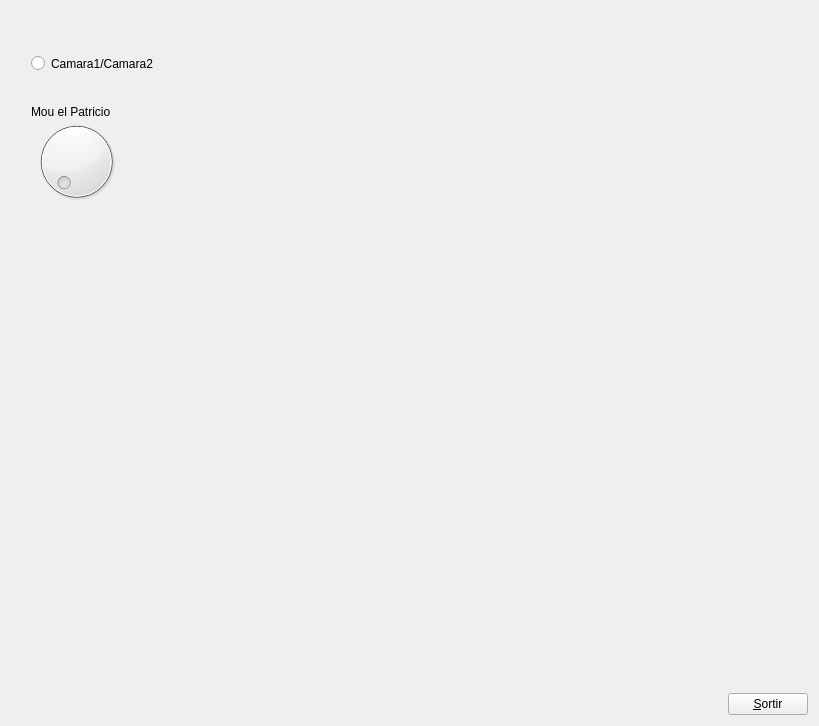
<?xml version="1.0" encoding="UTF-8"?>
<ui version="4.0">
 <class>MyForm</class>
 <widget class="QWidget" name="MyForm">
  <property name="geometry">
   <rect>
    <x>0</x>
    <y>0</y>
    <width>819</width>
    <height>726</height>
   </rect>
  </property>
  <property name="windowTitle">
   <string>IDI-Lab</string>
  </property>
  <layout class="QHBoxLayout" name="horizontalLayout">
   <item>
    <layout class="QHBoxLayout" name="horizontalLayout_3">
     <item>
      <widget class="MyGLWidget" name="widget" native="true">
       <property name="sizePolicy">
        <sizepolicy hsizetype="Expanding" vsizetype="Expanding">
         <horstretch>0</horstretch>
         <verstretch>0</verstretch>
        </sizepolicy>
       </property>
       <widget class="QRadioButton" name="radioButton">
        <property name="geometry">
         <rect>
          <x>20</x>
          <y>40</y>
          <width>191</width>
          <height>25</height>
         </rect>
        </property>
        <property name="font">
         <font>
          <weight>50</weight>
          <italic>false</italic>
          <bold>false</bold>
         </font>
        </property>
        <property name="text">
         <string>Camara1/Camara2</string>
        </property>
       </widget>
       <widget class="QLabel" name="label">
        <property name="geometry">
         <rect>
          <x>20</x>
          <y>90</y>
          <width>111</width>
          <height>21</height>
         </rect>
        </property>
        <property name="font">
         <font>
          <weight>50</weight>
          <bold>false</bold>
         </font>
        </property>
        <property name="text">
         <string>Mou el Patricio</string>
        </property>
       </widget>
       <widget class="QDial" name="dial">
        <property name="geometry">
         <rect>
          <x>20</x>
          <y>100</y>
          <width>91</width>
          <height>101</height>
         </rect>
        </property>
        <property name="autoFillBackground">
         <bool>false</bool>
        </property>
        <property name="maximum">
         <number>32</number>
        </property>
        <property name="orientation">
         <enum>Qt::Vertical</enum>
        </property>
       </widget>
      </widget>
     </item>
    </layout>
   </item>
   <item>
    <layout class="QVBoxLayout" name="verticalLayout_4">
     <item>
      <layout class="QVBoxLayout" name="verticalLayout">
       <item>
        <spacer name="verticalSpacer">
         <property name="orientation">
          <enum>Qt::Vertical</enum>
         </property>
         <property name="sizeHint" stdset="0">
          <size>
           <width>20</width>
           <height>40</height>
          </size>
         </property>
        </spacer>
       </item>
       <item>
        <widget class="QPushButton" name="pushButton">
         <property name="sizePolicy">
          <sizepolicy hsizetype="Fixed" vsizetype="Fixed">
           <horstretch>0</horstretch>
           <verstretch>0</verstretch>
          </sizepolicy>
         </property>
         <property name="text">
          <string>&amp;Sortir</string>
         </property>
        </widget>
       </item>
      </layout>
     </item>
    </layout>
   </item>
  </layout>
 </widget>
 <customwidgets>
  <customwidget>
   <class>MyGLWidget</class>
   <extends>QWidget</extends>
   <header>MyGLWidget.h</header>
   <container>1</container>
   <slots>
    <signal>teclaC()</signal>
    <signal>teclaUp()</signal>
    <slot>canviCamera()</slot>
    <slot>giraPatricio(int)</slot>
   </slots>
  </customwidget>
 </customwidgets>
 <resources/>
 <connections>
  <connection>
   <sender>pushButton</sender>
   <signal>clicked()</signal>
   <receiver>MyForm</receiver>
   <slot>close()</slot>
   <hints>
    <hint type="sourcelabel">
     <x>760</x>
     <y>707</y>
    </hint>
    <hint type="destinationlabel">
     <x>839</x>
     <y>529</y>
    </hint>
   </hints>
  </connection>
  <connection>
   <sender>radioButton</sender>
   <signal>clicked()</signal>
   <receiver>widget</receiver>
   <slot>canviCamera()</slot>
   <hints>
    <hint type="sourcelabel">
     <x>72</x>
     <y>61</y>
    </hint>
    <hint type="destinationlabel">
     <x>349</x>
     <y>97</y>
    </hint>
   </hints>
  </connection>
  <connection>
   <sender>widget</sender>
   <signal>teclaC()</signal>
   <receiver>radioButton</receiver>
   <slot>toggle()</slot>
   <hints>
    <hint type="sourcelabel">
     <x>560</x>
     <y>59</y>
    </hint>
    <hint type="destinationlabel">
     <x>164</x>
     <y>61</y>
    </hint>
   </hints>
  </connection>
  <connection>
   <sender>dial</sender>
   <signal>valueChanged(int)</signal>
   <receiver>widget</receiver>
   <slot>giraPatricio(int)</slot>
   <hints>
    <hint type="sourcelabel">
     <x>91</x>
     <y>187</y>
    </hint>
    <hint type="destinationlabel">
     <x>220</x>
     <y>262</y>
    </hint>
   </hints>
  </connection>
  <connection>
   <sender>widget</sender>
   <signal>teclaUp()</signal>
   <receiver>dial</receiver>
   <slot>raise()</slot>
   <hints>
    <hint type="sourcelabel">
     <x>54</x>
     <y>370</y>
    </hint>
    <hint type="destinationlabel">
     <x>86</x>
     <y>191</y>
    </hint>
   </hints>
  </connection>
 </connections>
</ui>
